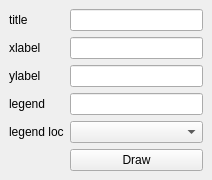
<?xml version="1.0" encoding="UTF-8"?>
<ui version="4.0">
 <class>MainWindow</class>
 <widget class="QMainWindow" name="MainWindow">
  <property name="geometry">
   <rect>
    <x>0</x>
    <y>0</y>
    <width>212</width>
    <height>173</height>
   </rect>
  </property>
  <property name="windowTitle">
   <string>MainWindow</string>
  </property>
  <widget class="QWidget" name="centralwidget">
   <layout class="QHBoxLayout" name="horizontalLayout">
    <item>
     <layout class="QFormLayout" name="formLayout">
      <item row="0" column="0">
       <widget class="QLabel" name="titleLabel">
        <property name="text">
         <string>title</string>
        </property>
       </widget>
      </item>
      <item row="0" column="1">
       <widget class="QLineEdit" name="titleLineEdit">
        <property name="text">
         <string/>
        </property>
       </widget>
      </item>
      <item row="1" column="0">
       <widget class="QLabel" name="xlabelLabel">
        <property name="text">
         <string>xlabel</string>
        </property>
       </widget>
      </item>
      <item row="1" column="1">
       <widget class="QLineEdit" name="xlabelLineEdit"/>
      </item>
      <item row="2" column="0">
       <widget class="QLabel" name="ylabelLabel">
        <property name="text">
         <string>ylabel</string>
        </property>
       </widget>
      </item>
      <item row="2" column="1">
       <widget class="QLineEdit" name="ylabelLineEdit"/>
      </item>
      <item row="3" column="0">
       <widget class="QLabel" name="legendLabel">
        <property name="text">
         <string>legend</string>
        </property>
       </widget>
      </item>
      <item row="3" column="1">
       <widget class="QLineEdit" name="legendLineEdit"/>
      </item>
      <item row="4" column="0">
       <widget class="QLabel" name="legendLocLabel">
        <property name="text">
         <string>legend loc</string>
        </property>
       </widget>
      </item>
      <item row="4" column="1">
       <widget class="QComboBox" name="legendLocComboBox"/>
      </item>
      <item row="5" column="1">
       <widget class="QPushButton" name="btnDraw">
        <property name="text">
         <string>Draw</string>
        </property>
       </widget>
      </item>
     </layout>
    </item>
   </layout>
  </widget>
 </widget>
 <resources/>
 <connections/>
</ui>
